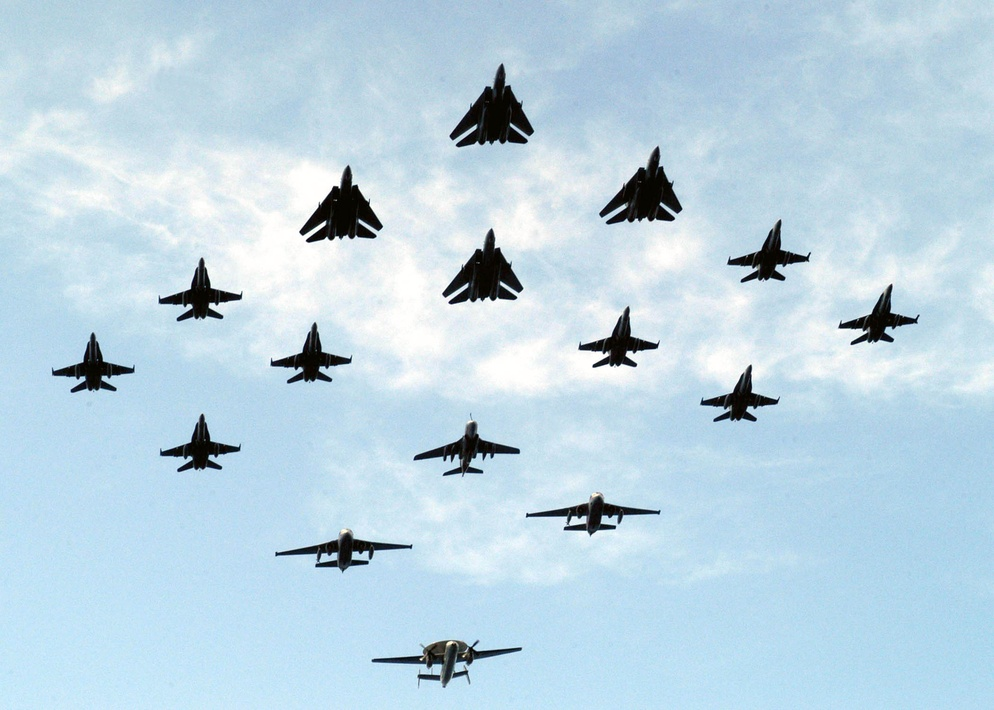
#> input picture kck/lab4/samolot00.jpg, 994 x 710 px, shrunk from 2100 x 1500 before the run
$ python b.py
#> lines starting #> are read from the running program, lines starting #| are printed output that depends on the picture; after the words box and inside, x2 and y2 are one past the last pixel; in counts of white or black regions, pixels touching at a corner belong together
import numpy as np
import cv2

im = cv2.imread('samolot00.jpg')
#> im is the input picture: shape (710, 994, 3); mean B, G, R 226.9, 212.9, 188.3
imgray = cv2.cvtColor(im,cv2.COLOR_BGR2GRAY)
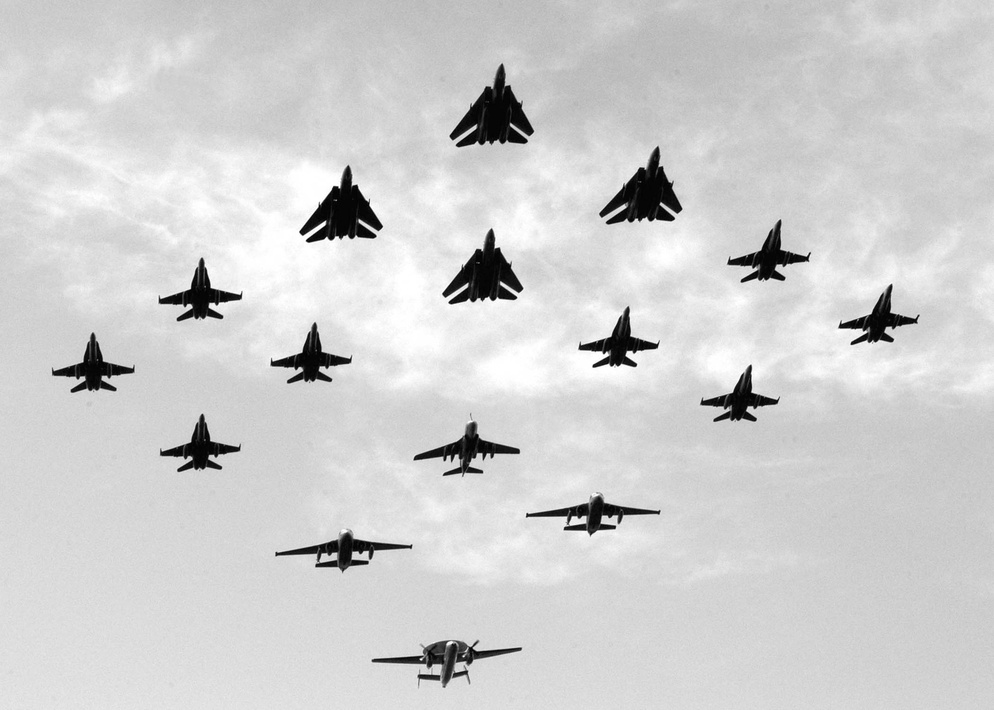
#> imgray: shape (710, 994); min 0, max 255, mean 207.2
ret,thresh = cv2.threshold(imgray,127,255,0)
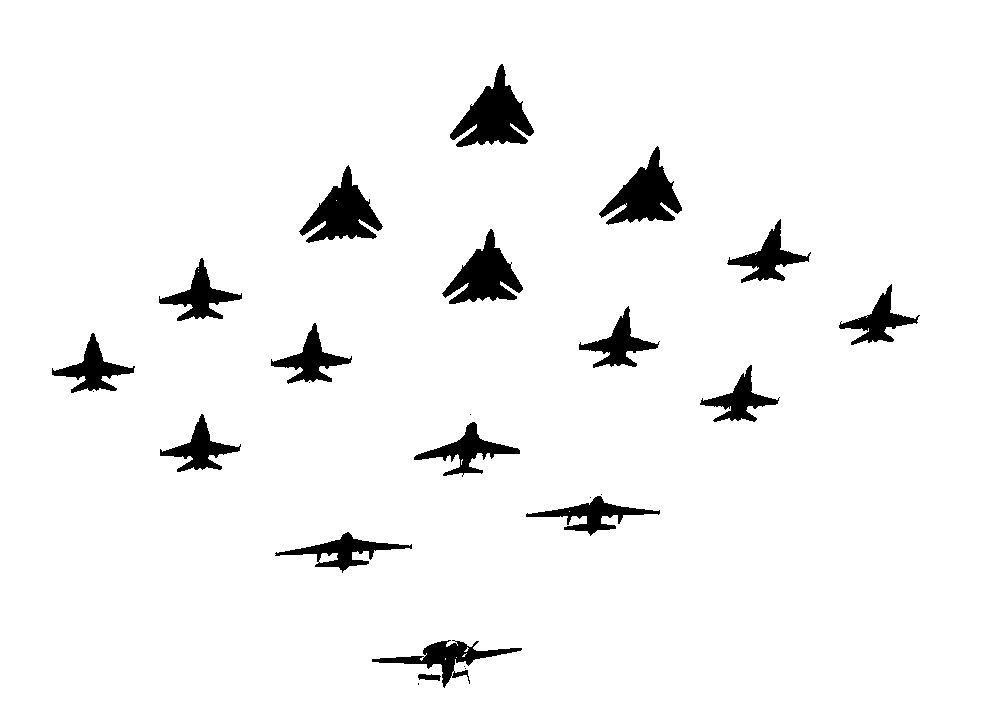
#> thresh: shape (710, 994); 95.5% white; 25 black regions (8 under 20 px)
contours, hierarchy = cv2.findContours(thresh,cv2.RETR_TREE,cv2.CHAIN_APPROX_SIMPLE)
#> contours = 45 contours, 26 with area under 20; largest, box (x1, y1, x2, y2) and area: (0, 0, 994, 710) 704037, (449, 63, 535, 148) 3483, (598, 145, 683, 226) 3133, (298, 164, 384, 244) 3126, (441, 228, 524, 305) 2974

$ run again, with kck/lab4/samolot01.jpg copied over kck/lab4/samolot00.jpg
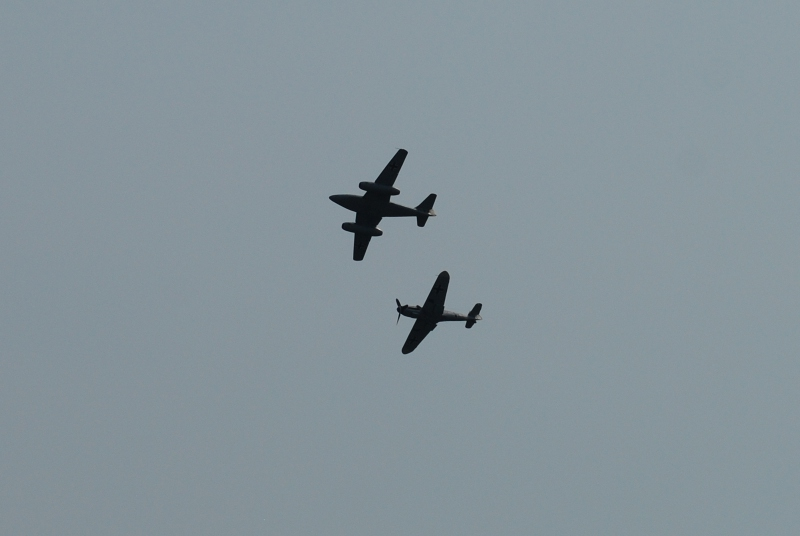
#> input picture kck/lab4/samolot01.jpg, 800 x 536 px
#> im is the input picture: shape (536, 800, 3); mean B, G, R 154.8, 147.7, 133.8
#> `ret,thresh = cv2.threshold(imgray,127,255,0)`:
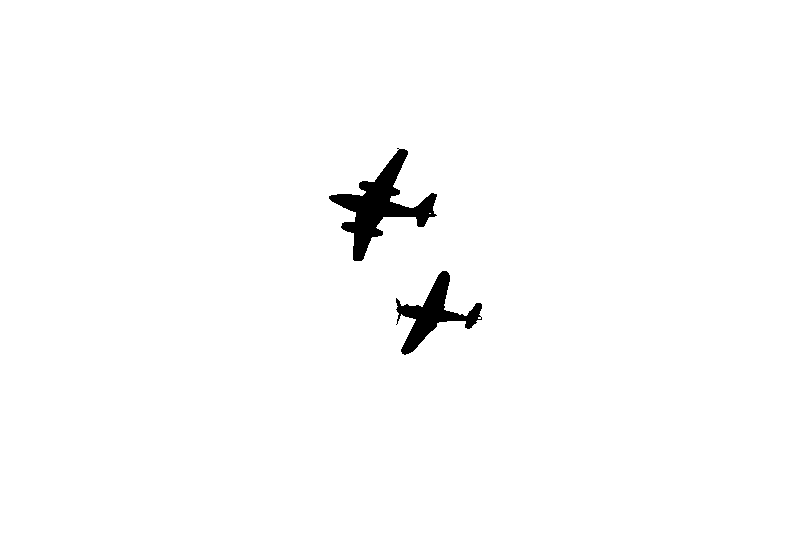
#> thresh: shape (536, 800); 98.6% white; 2 black regions
#> contours = 6 contours, 3 with area under 20; largest, box (x1, y1, x2, y2) and area: (0, 0, 800, 536) 427465, (328, 148, 438, 262) 3991, (395, 270, 483, 356) 2438

$ run again, with kck/lab4/samolot02.jpg copied over kck/lab4/samolot00.jpg
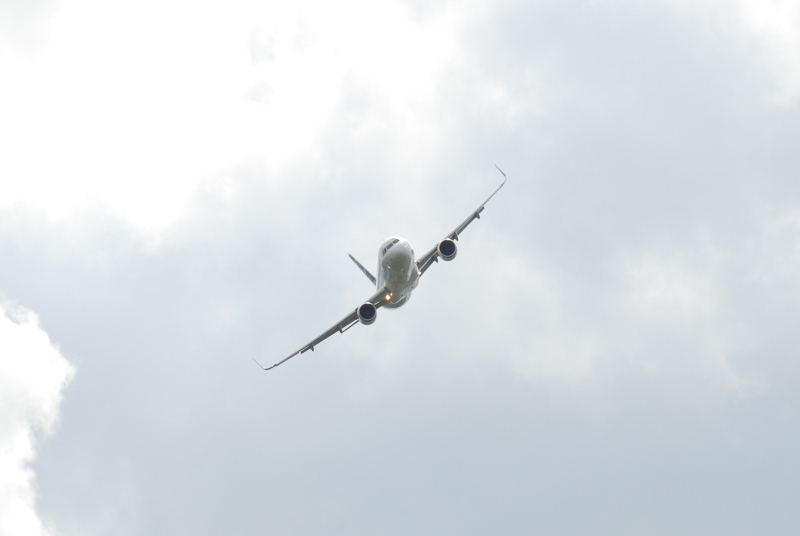
#> input picture kck/lab4/samolot02.jpg, 800 x 536 px
#> im is the input picture: shape (536, 800, 3); mean B, G, R 230.5, 225.9, 220.1
#> `ret,thresh = cv2.threshold(imgray,127,255,0)`:
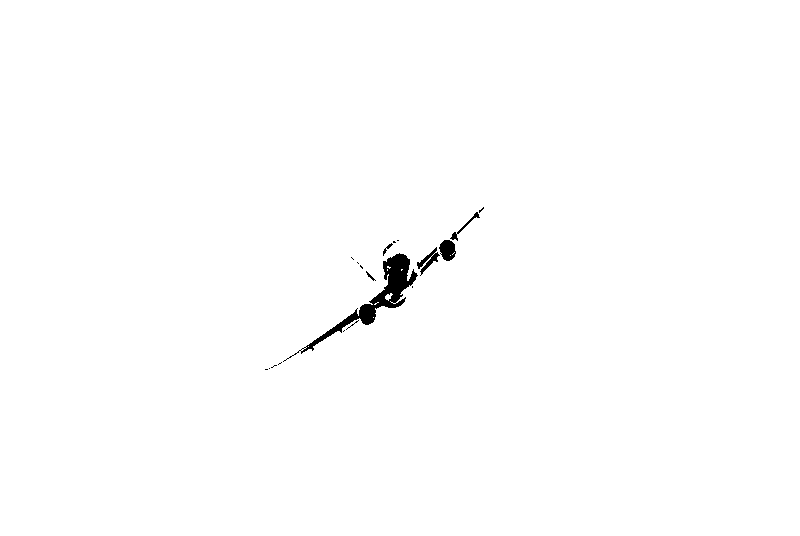
#> thresh: shape (536, 800); 99.4% white; 19 black regions (13 under 20 px)
#> contours = 63 contours, 52 with area under 20; largest, box (x1, y1, x2, y2) and area: (0, 0, 800, 536) 427465, (300, 252, 419, 355) 2174, (438, 239, 457, 262) 290, (419, 251, 441, 276) 138, (416, 246, 438, 270) 122

$ run again, with kck/lab4/samolot03.jpg copied over kck/lab4/samolot00.jpg
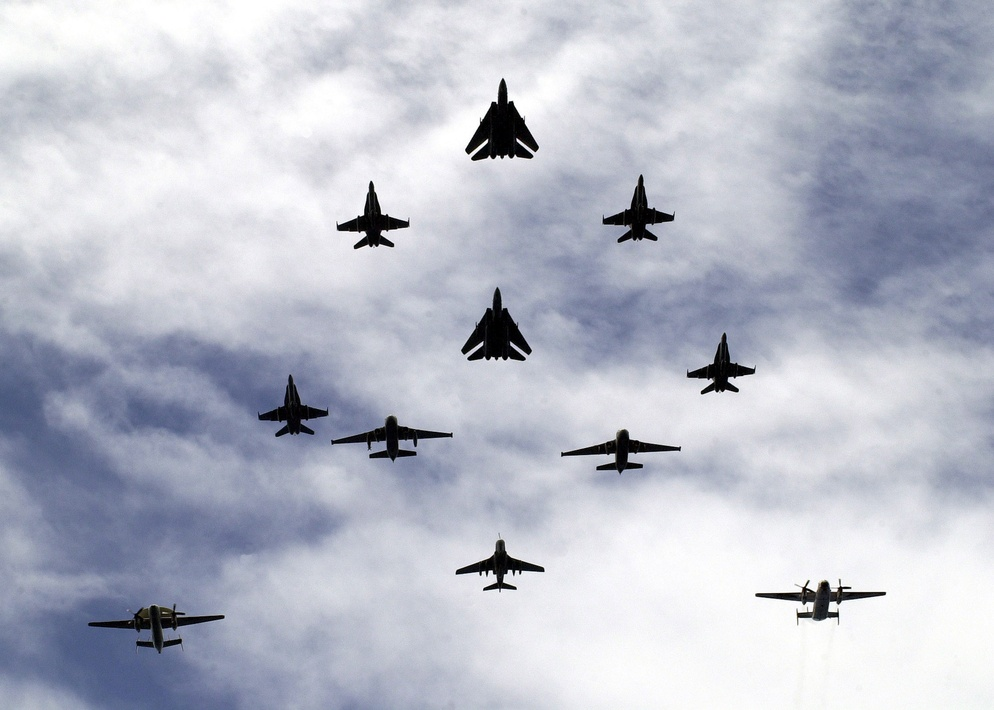
#> input picture kck/lab4/samolot03.jpg, 994 x 710 px, shrunk from 2102 x 1500 before the run
#> im is the input picture: shape (710, 994, 3); mean B, G, R 201.4, 188.6, 184.9
#> `imgray = cv2.cvtColor(im,cv2.COLOR_BGR2GRAY)`:
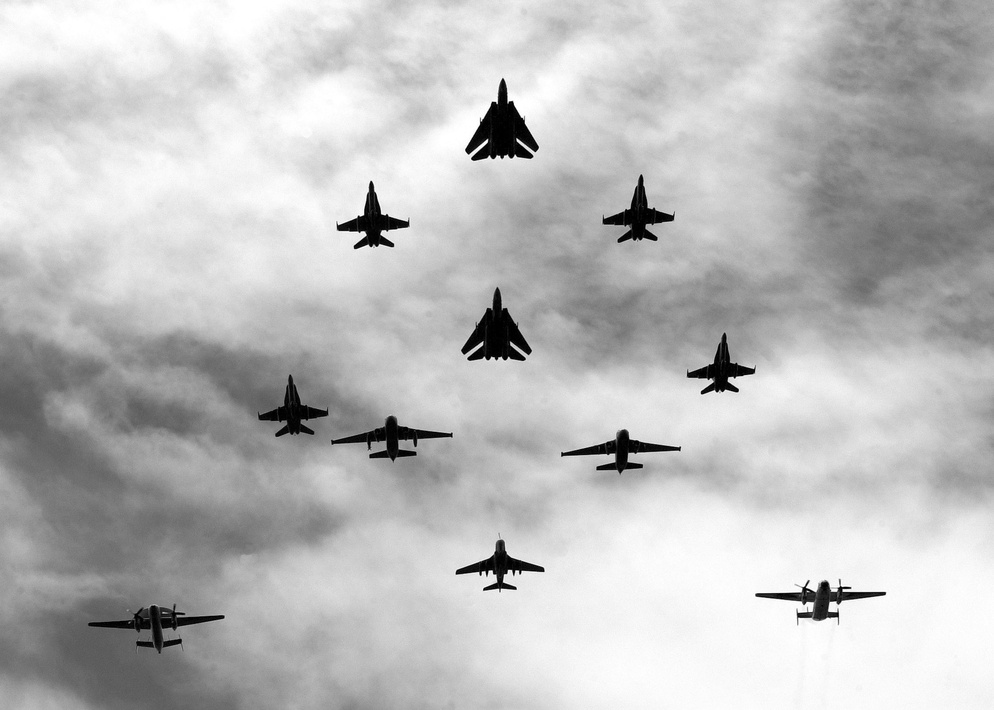
#> imgray: shape (710, 994); min 0, max 255, mean 189
#> `ret,thresh = cv2.threshold(imgray,127,255,0)`:
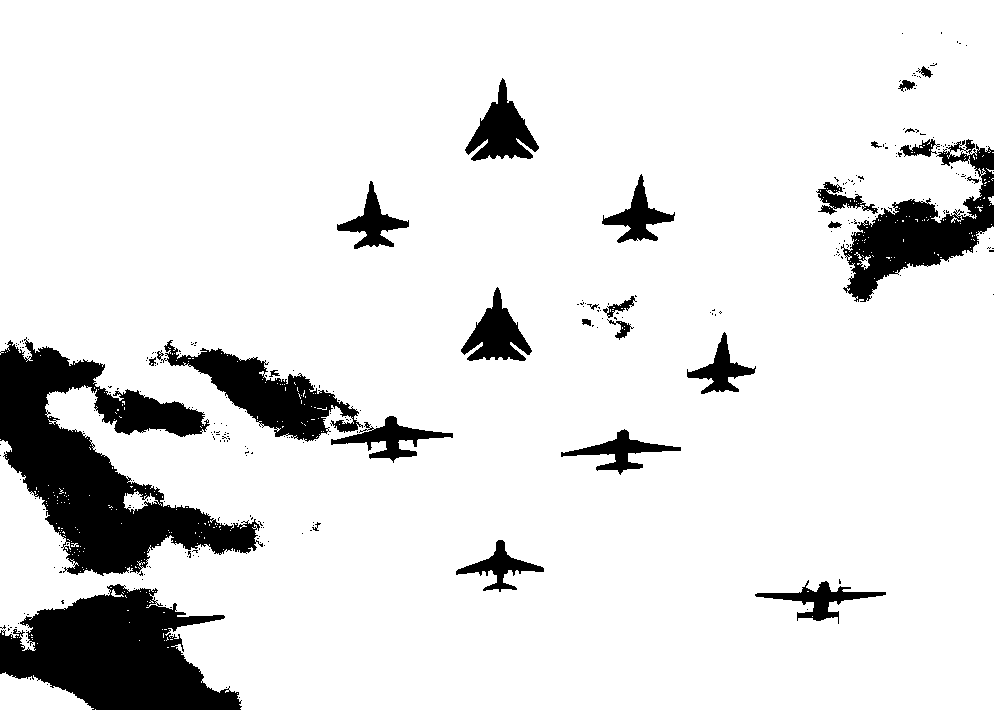
#> thresh: shape (710, 994); 88.8% white; 314 black regions (286 under 20 px)
#> contours = 895 contours, 853 with area under 20; largest, box (x1, y1, x2, y2) and area: (0, 0, 994, 710) 646719, (163, 339, 362, 443) 7592, (464, 77, 540, 162) 2990, (460, 286, 533, 362) 2614, (0, 672, 94, 710) 2152
